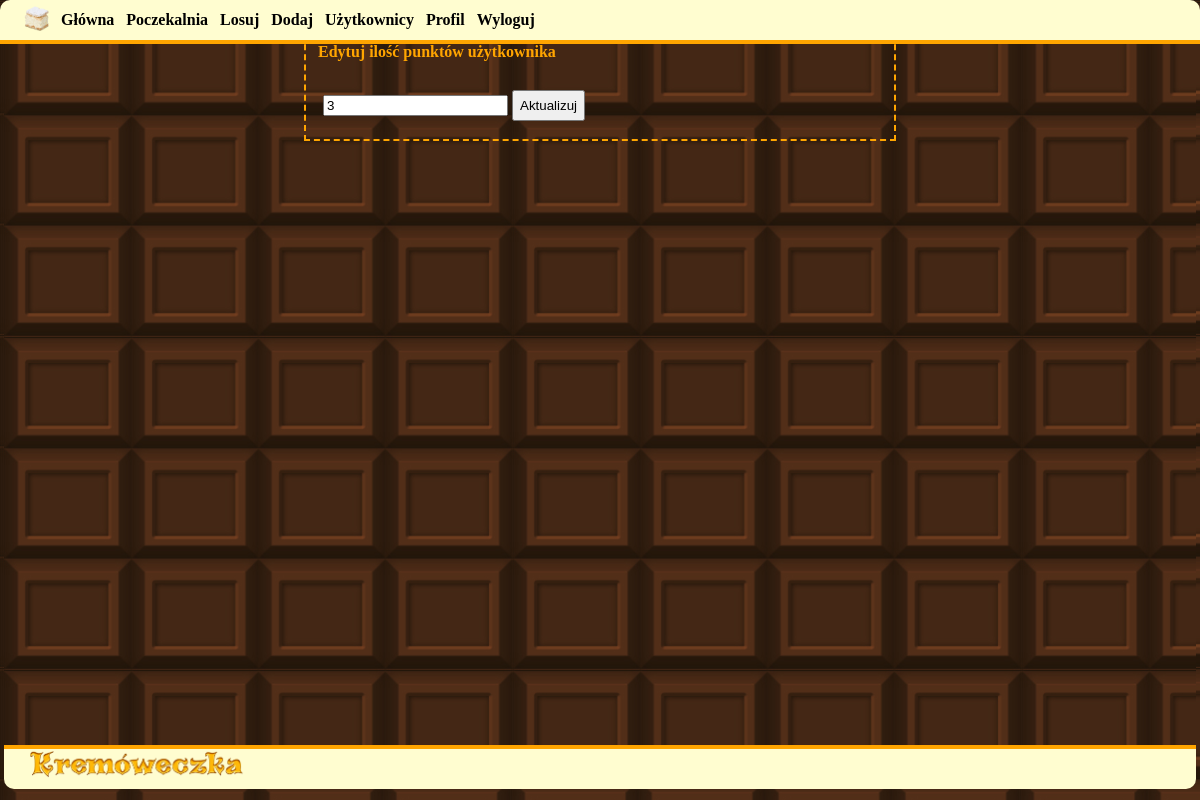
Page /index.php?action=users&id=1&do=edit (signed in) on the earlier database version.
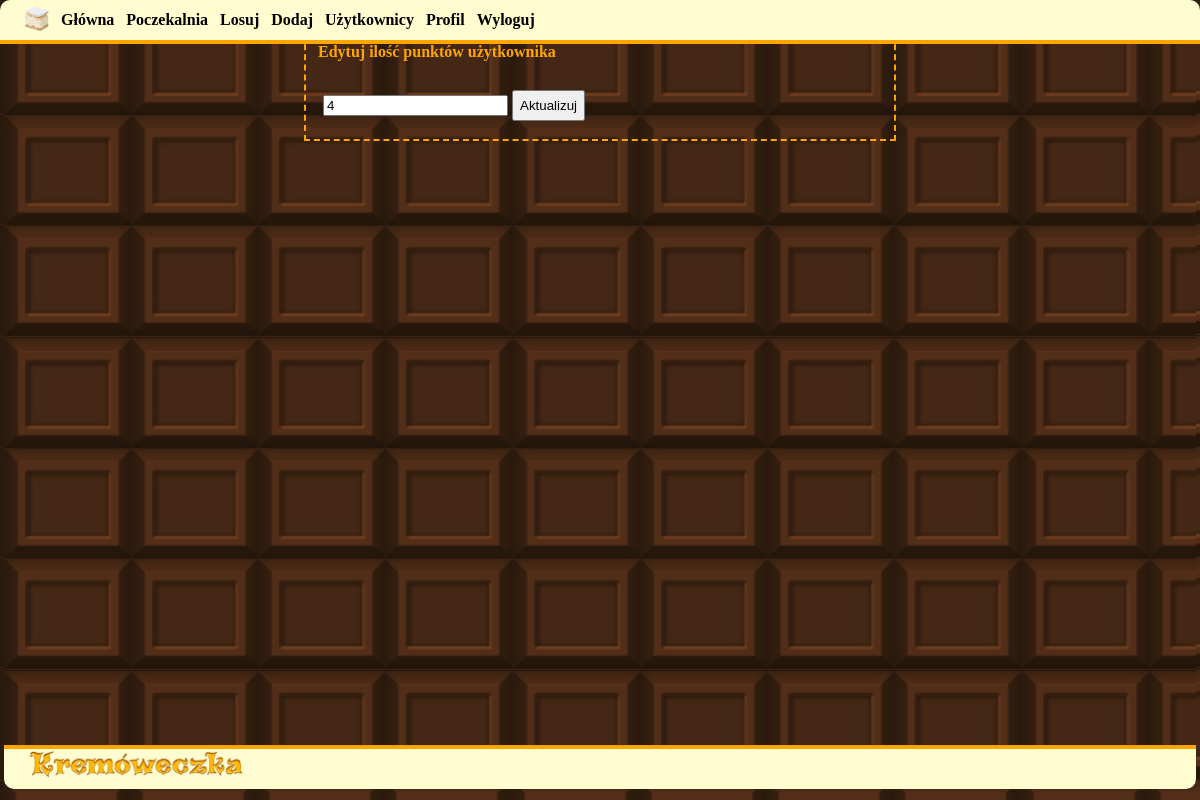
Same page on the later database version.
### tables this page shows
CREATE TABLE `users` (
  `IDuser` int(10) UNSIGNED NOT NULL,
  `login` varchar(20) NOT NULL,
  `email` varchar(40) NOT NULL,
  `password` varchar(100) NOT NULL,
  `permission` enum('admin','moderator','user','') NOT NULL DEFAULT 'user',
  `birthday` date DEFAULT NULL,
  `points` int(11) NOT NULL DEFAULT 0
);

### actions/users.php (called while the page is built, shortened)
<?php
if($_SESSION['permission']=='admin')
{
if(array_key_exists('do',$_GET) && array_key_exists('id',$_GET))
{
    if($_GET['do']=='view')
    {
        $st = $db->prepare('SELECT posts.IDpost,title,IDphoto,ext,description,points,valid FROM posts LEFT JOIN photos ON posts.IDpost=photos.IDpost RIGHT JOIN userposts ON posts.IDpost=userposts.IDpost WHERE userposts.IDuser=:id');
        $st->bindValue(':id', $_GET['id']);
        $st->execute();
        $previous=0;
    }
    elseif($_GET['do']=='delete')
    {
        $st = $db->prepare("SELECT login FROM users WHERE IDuser=:id");
        $st->bindValue(':id', $_GET['id']);
        $st->execute();
        $user=$st->fetch();
    }
    elseif($_GET['do']=='edit')
    {
        $st = $db->prepare('SELECT points FROM users WHERE IDuser=:id');
        $st->bindValue(':id', $_GET['id']);
        $st->execute();
        $points=$st->fetch();
    }
}
}
?>

### view/edit.php (the view)
<?php if (isset($_GET['id'])) : ?>
    <div class="center">
        <fieldset>
            <h4>Edytuj ilość punktów użytkownika</h4>
            <form class="select" method="post" action="index.php?action=users&id=<?php echo $_GET['id'] ?>&do=edit" id="editPoints" name="Edit">
                <input type="number" name="points" value="<?php echo $points['points'] ?>">
                <input type="submit" name="edit" value="Aktualizuj">
            </form>
        </fieldset>
    </div>
<?php else : ?>
    <?php redirect('users'); ?>
<?php endif; ?>

Differences in the rows shown:
changed users: points "3" → "4"
